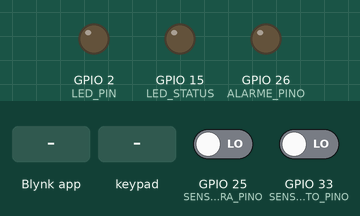
The sketch below on a simulated ESP32. Shown: output pins drawn as LEDs (lit = HIGH). The test bench sets the inputs (shaded band); at power-on: GPIO 25 (SENSOR_ABERTURA_PINO) LOW, GPIO 33 (SENSOR_MOVIMENTO_PINO) LOW. WiFi joins after 1.5 s; servers stay silent unless stated; network time is answered at once with the bench clock; the local clock reads 2024-03-15 10:24:30 at power-on unless the sketch sets it.

Above: at 3.0 s.
3.1 s: Blynk app writes 1 to V1
At 4.8 s:
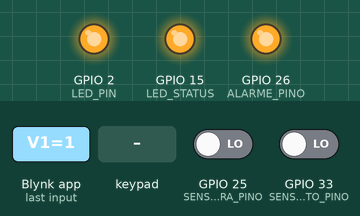
5.3 s: keypad keys 1 2 3 # pressed 0.4 s apart
At 6.69 s:
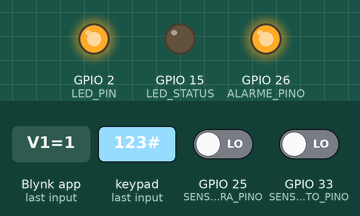
8.4 s: keypad keys 1 2 3 # pressed 0.4 s apart
At 9.79 s:
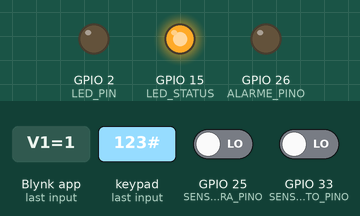
11.5 s: Blynk app writes 0 to V1
At 12.9 s:
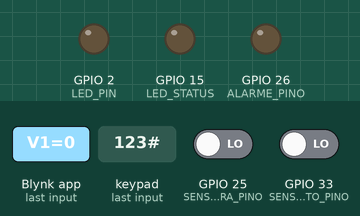
Timing chart, 0 to 14.5 s (numbered marks = the images above; inputs shaded):
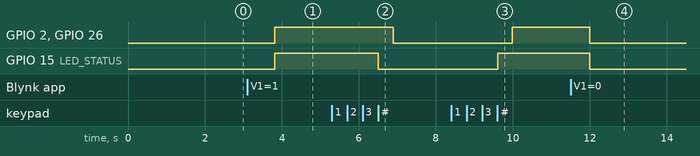

The sketch:

SeguranResidencial.ino
```cpp
#include <Arduino.h>
#include <WiFiClient.h>
#include <freertos/FreeRTOS.h>
#include <freertos/task.h>
#include <freertos/queue.h>
#include <freertos/semphr.h>
#include <Keypad.h>
#include <WiFi.h>
#include <BlynkSimpleEsp32.h>
#include <NTPClient.h>
#include <WiFiUdp.h>
#include <Arduino.h>
#include <esp32-hal-gpio.h>

WiFiUDP ntpUDP;
NTPClient timeClient(ntpUDP, "pool.ntp.org");

#define SENSOR_MOVIMENTO_PINO 33
#define SENSOR_ABERTURA_PINO 25
#define ALARME_PINO 26
#define LED_PIN 2
#define LED_STATUS 15
#define BLYNK_TEMPLATE_ID "TMPL26Ho-viur"
#define BLYNK_TEMPLATE_NAME "HomeSecurity"
#define BLYNK_AUTH_TOKEN "9rI6r170XR8QH_Z-oEfFyHU8eQgz8HwA"
#define BLYNK_PRINT Serial
#define ADC_MAX 4095
#define MAX_VOLTAGE_ADC 5.0

int ATIVADO = LOW;
String SenhaTeste = "**";

char auth[] = BLYNK_AUTH_TOKEN; // Token de autenticação
char ssid[] = "REDE";
char pass[] = "";

const byte LINHAS = 4;
const byte COLUNAS = 4;

char teclas[LINHAS][COLUNAS] = {
  {
    '1','2','3','A'
  },
  {
    '4','5','6','B'
  },
  {
    '7','8','9','C'
  },
  {
    '*','0','#','D'
  }
};

byte pinosLinhas[LINHAS] = {
  23,22,3,21
};
byte pinosColunas[COLUNAS] = {
  19,18,5,17
};

Keypad Customkeypad = Keypad(makeKeymap(teclas), pinosLinhas, pinosColunas, LINHAS, COLUNAS);

void tarefaSensorMovimento(void * arg);
void tarefaSenha(void * arg);
void TaskBlynk(void * arg);

void setup() {
  Serial.begin(9600);
  Blynk.begin(auth, ssid, pass);
  pinMode(ALARME_PINO, OUTPUT);
  pinMode(LED_PIN, OUTPUT);
  pinMode(LED_STATUS, OUTPUT);
  Blynk.virtualWrite(V0, LOW);
  Blynk.virtualWrite(V2, SenhaTeste);

  timeClient.setTimeOffset(-3 * 3600);
  timeClient.begin();

  xTaskCreate(tarefaSensorMovimento, "SensorMovimento", 8192, NULL, 3, NULL);
  xTaskCreate(tarefaSenha, "Senha", 8192, NULL, 4, NULL);
  xTaskCreatePinnedToCore(TaskBlynk, "TaskBlynk", 4048, NULL, 4, NULL, PRO_CPU_NUM);
}

void loop() {
  vTaskDelay(portMAX_DELAY);
}

time_t getTime() {
  return time(nullptr);
}

BLYNK_WRITE(V1) {
  ATIVADO = param.asInt();
}

BLYNK_WRITE(V2) {
  SenhaTeste = param.asStr();
}

void tarefaSensorMovimento(void * pvParameters) {
  pinMode(SENSOR_MOVIMENTO_PINO, INPUT);
  pinMode(SENSOR_ABERTURA_PINO, INPUT);

  while (1) {
    switch (ATIVADO) {
    case LOW:
      Blynk.virtualWrite(V0, LOW);
      Blynk.virtualWrite(V1, LOW);
      digitalWrite(ALARME_PINO, LOW);
      digitalWrite(LED_PIN, LOW);
      digitalWrite(LED_STATUS, LOW);
      break;

    case HIGH:
      Blynk.virtualWrite(V1, HIGH);
      digitalWrite(LED_STATUS, HIGH);

      if (digitalRead(SENSOR_MOVIMENTO_PINO) == HIGH || digitalRead(SENSOR_ABERTURA_PINO) == LOW) {
        Blynk.virtualWrite(V0, HIGH);
        digitalWrite(LED_PIN, HIGH);
        digitalWrite(ALARME_PINO, HIGH);

        timeClient.update();
        String formattedTime = timeClient.getFormattedTime();
        Blynk.virtualWrite(V3, formattedTime.c_str());

      }
      break;
    }
    vTaskDelay(pdMS_TO_TICKS(1000));
  }
}

void TaskBlynk(void * arg) {
  while (1) {
    Blynk.run();
    vTaskDelay(100);
  }
}

void tarefaSenha(void * pvParameters) {
  while (1) {
    String senhaDigitada;
    char tecla;
    while (true) {
      tecla = Customkeypad.getKey();

      if (tecla) {
        if (tecla == '#') {
          break;
        } else {
          senhaDigitada += tecla;
        }
      }
    }

    if (senhaDigitada == "123") {
      SenhaTeste = senhaDigitada;
      Blynk.virtualWrite(V2, SenhaTeste);
      switch (ATIVADO) {
      case LOW:
        ATIVADO = HIGH;
        digitalWrite(LED_STATUS, HIGH);
        break;

      case HIGH:
        ATIVADO = LOW;
        digitalWrite(LED_STATUS, LOW);
        break;
      }

    }

    if (senhaDigitada != "123") {
      SenhaTeste = senhaDigitada;
      Blynk.virtualWrite(V2, SenhaTeste);
      Blynk.virtualWrite(V0, HIGH);

      digitalWrite(LED_PIN, HIGH);
      digitalWrite(ALARME_PINO, HIGH);

      timeClient.update();
      String formattedTime = timeClient.getFormattedTime();
      Blynk.virtualWrite(V3, formattedTime.c_str());

    }
  }
}
```

Measured:
- after the input at 3.1 s, GPIO 2 (LED_PIN), GPIO 15 (LED_STATUS), GPIO 26 (ALARME_PINO): LOW → HIGH after 0.72 s
- after the input at 5.3 s, GPIO 2 (LED_PIN), GPIO 26 (ALARME_PINO): HIGH → LOW after 1.6 s; GPIO 15 (LED_STATUS): HIGH → LOW after 1.2 s
- after the input at 8.4 s, GPIO 2 (LED_PIN), GPIO 26 (ALARME_PINO): LOW → HIGH after 1.6 s; GPIO 15 (LED_STATUS): LOW → HIGH after 1.2 s
- after the input at 11.5 s, GPIO 2 (LED_PIN), GPIO 15 (LED_STATUS), GPIO 26 (ALARME_PINO): HIGH → LOW after 0.50 s
